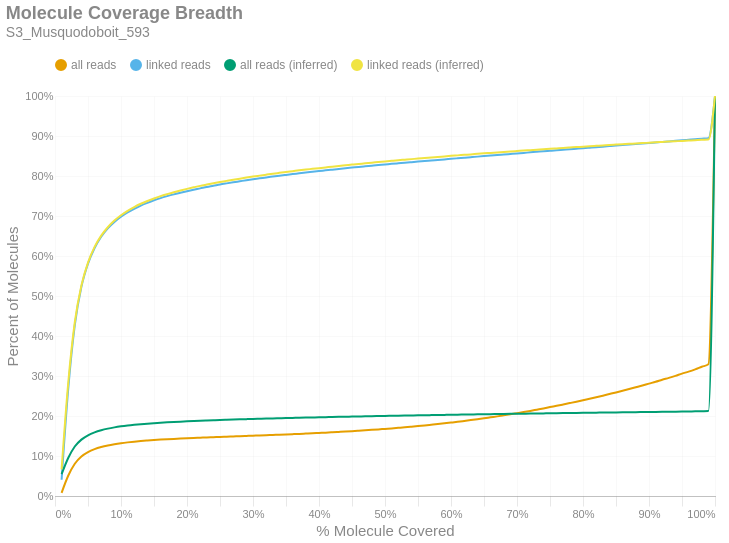

Notebook code for this chart:
### Markdown cell above
### Molecule Read Coverage
This chart shows molecule coverage breadth as computed by the number of bases aligned to that molecule. In other words, "*how much of each unique long molecule is actually sequenced/aligned?*" Keep in mind there is a distinction between sequences and alignments, since some sequences belonging to a particular molecule may not align well and wouldn't appear in the alignment data. This chart also shows molecule coverage breadth as computed by the *inferred fragment* from which the aligned sequences originate. Unlike read coverage, this calculation takes into account the total insert size, including unsequenced gaps between the forward and reverse reads. Like the previous figures, these are cumulative percents.

### Code cell
if SKIPLR:
    print_html(f"Skipped")
else:
    binned_df = consolidated_hist(valids['coverage_bp'], mask, 0.01, True)
    binned_df_inf = consolidated_hist(valids['coverage_inserts'], mask, 0.01, True)
    binned_df = binned_df.with_columns(pl.lit(binned_df_inf['all reads (cumsum)']).alias('all reads (inferred)'))
    binned_df = binned_df.with_columns(pl.lit(binned_df_inf['linked reads (cumsum)']).alias('linked reads (inferred)'))
    binned_df = binned_df.with_columns(
        (pl.col('bin').cast(pl.Float64) + 0.01).alias('right_edge')
    )

    with SafeRender(binned_df):
        (
            density_plot(binned_df, 'Molecule Coverage Breadth', samplename, 'molcov', ['all reads (inferred)','linked reads (inferred)'])
            .encode(
                #x=alt.X('bin:Q', title="% Molecule Covered").axis(format = '%').scale(padding=0),
                x=alt.X('right_edge:Q', title="% Molecule Covered").axis(format='%').scale(padding=0),
                y=alt.Y('value:Q', title='Percent of Molecules')
                    .axis(format='%')
                    .stack(False)
                    .scale(domainMin=0, padding=0),
                color=alt.Color("key:N").scale(domain = ["all reads", "linked reads", "all reads (inferred)", "linked reads (inferred)"]),
                tooltip = [
                    alt.Tooltip("key:N", title = "Data Type"),
                    alt.Tooltip("range_label:N", title="% Molecule Covered"),
                    alt.Tooltip("value:Q", format = ".2%", title="% Molecules")
                ]
            )
        ).display()

### Figure 1 — Vega-Lite specification as saved in the notebook (floating-point values rounded to 4 significant figures)
{"width": "container", "height": 400, "config": {"title": {"anchor": "start", "dy": -15, "fontSize": 18, "color": "#888888", "subtitleColor": "#888888", "subtitleFontSize": 14}, "arc": {"fill": "#0072B2"}, "axis": {"domainColor": "#888888", "domainWidth": 0.5, "gridWidth": 0.2, "grid": false, "titleFontWeight": 400, "titleFontSize": 15, "labelFontSize": 11, "labelColor": "#888888", "tickColor": "#888888", "tickWidth": 0.2, "titleColor": "#888888"}, "axisBand": {"grid": false}, "axisX": {"grid": true, "tickSize": 10, "domainCap": "round"}, "axisY": {"domain": false, "grid": true, "tickSize": 0, "domainCap": "round"}, "background": "transparent", "header": {"labelFontSize": 15, "labelColor": "#888888", "titleFontSize": 15, "titleFontWeight": 600, "titleColor": "#888888"}, "legend": {"labelFont": "sans-serif", "labelFontSize": 12, "labelColor": "#888888", "symbolSize": 100, "symbolType": "circle", "titleFontSize": 12, "titlePadding": 10, "titleColor": "#888888", "title": null, "orient": "top"}, "range": {"category": ["#E69F00", "#56B4E9", "#009E73", "#F0E442", "#0072B2", "#D55E00", "#CC79A7", "#000000"], "diverging": ["#cfe8f3", "#a2d4ec", "#73bfe2", "#46abdb", "#1696d2", "#12719e"]}, "area": {"fill": "#0072B2", "fillOpacity": 0.7, "line": true, "strokeOpacity": 0.7}, "line": {"color": "#0072B2", "stroke": "#0072B2", "strokeWidth": 2}, "trail": {"color": "#0072B2", "stroke": "#0072B2", "strokeWidth": 0, "size": 1}, "point": {"filled": true, "fillOpacity": 1.0, "size": 95}, "text": {"color": "#888888", "fontSize": 11, "align": "right", "fontWeight": 400, "size": 11}, "bar": {"fill": "#0072B2", "stroke": null}, "view": {"stroke": null, "continuousWidth": 660, "continuousHeight": 400}}, "data": {"name": "data-cd22e31d7a5c317472ed459a663655eb"}, "mark": {"type": "line", "interpolate": "monotone", "point": {"opacity": 0, "size": 275}}, "encoding": {"color": {"field": "key", "scale": {"domain": ["all reads", "linked reads", "all reads (inferred)", "linked reads (inferred)"]}, "type": "nominal"}, "tooltip": [{"field": "key", "title": "Data Type", "type": "nominal"}, {"field": "range_label", "title": "% Molecule Covered", "type": "nominal"}, {"field": "value", "format": ".2%", "title": "% Molecules", "type": "quantitative"}], "x": {"axis": {"format": "%"}, "field": "right_edge", "scale": {"padding": 0}, "title": "% Molecule Covered", "type": "quantitative"}, "y": {"axis": {"format": "%"}, "field": "value", "scale": {"domainMin": 0, "padding": 0}, "stack": false, "title": "Percent of Molecules", "type": "quantitative"}}, "params": [{"name": "param_c36ac31b6afebe62", "select": {"type": "point", "fields": ["key"]}, "bind": "legend"}], "title": {"text": "Molecule Coverage Breadth", "subtitle": "S3_Musquodoboit_593"}, "transform": [{"fold": ["all reads (cumsum)", "linked reads (cumsum)", "all reads (inferred)", "linked reads (inferred)"]}, {"calculate": "replace(datum.key, ' (cumsum)', '')", "as": "key"}, {"filter": {"param": "param_c36ac31b6afebe62"}}], "usermeta": {"embedOptions": {"downloadFileName": "S3_Musquodoboit_593.molcov"}}, "$schema": "https://vega.github.io/schema/vega-lite/v6.1.0.json", "datasets": {"data-cd22e31d7a5c317472ed459a663655eb": [{"bin": "0.0", "interval": "0.0-0.01", "all reads": 0.007922, "linked reads": 0.04053, "all reads (cumsum)": 0.007922, "linked reads (cumsum)": 0.04053, "range_label": "0.0-0.01", "all reads (inferred)": 0.05467, "linked reads (inferred)": 0.06668, "right_edge": 0.01}, {"bin": "0.01", "interval": "0.01-0.02", "all reads": 0.04268, "linked reads": 0.2265, "all reads (cumsum)": 0.0506, "linked reads (cumsum)": 0.267, "range_label": "0.01-0.02", "all reads (inferred)": 0.09513, "linked reads (inferred)": 0.282, "right_edge": 0.02}, {"bin": "0.02", "interval": "0.02-0.03", "all reads": 0.0301, "linked reads": 0.1601, "all reads (cumsum)": 0.0807, "linked reads (cumsum)": 0.4271, "range_label": "0.02-0.03", "all reads (inferred)": 0.1237, "linked reads (inferred)": 0.4344, "right_edge": 0.03}, {"bin": "0.03", "interval": "0.03-0.04", "all reads": 0.01802, "linked reads": 0.0956, "all reads (cumsum)": 0.09872, "linked reads (cumsum)": 0.5227, "range_label": "0.03-0.04", "all reads (inferred)": 0.1409, "linked reads (inferred)": 0.526, "right_edge": 0.04}, {"bin": "0.04", "interval": "0.04-0.05", "all reads": 0.01097, "linked reads": 0.05805, "all reads (cumsum)": 0.1097, "linked reads (cumsum)": 0.5808, "range_label": "0.04-0.05", "all reads (inferred)": 0.1517, "linked reads (inferred)": 0.5835, "right_edge": 0.05}, {"bin": "0.05", "interval": "0.05-0.06", "all reads": 0.00745, "linked reads": 0.03934, "all reads (cumsum)": 0.1171, "linked reads (cumsum)": 0.6201, "range_label": "0.05-0.06", "all reads (inferred)": 0.1592, "linked reads (inferred)": 0.6227, "right_edge": 0.06}, {"bin": "0.06", "interval": "0.06-0.07", "all reads": 0.005337, "linked reads": 0.02807, "all reads (cumsum)": 0.1225, "linked reads (cumsum)": 0.6482, "range_label": "0.06-0.07", "all reads (inferred)": 0.1645, "linked reads (inferred)": 0.6508, "right_edge": 0.07}, {"bin": "0.07", "interval": "0.07-0.08", "all reads": 0.003984, "linked reads": 0.02099, "all reads (cumsum)": 0.1265, "linked reads (cumsum)": 0.6692, "range_label": "0.07-0.08", "all reads (inferred)": 0.1685, "linked reads (inferred)": 0.6719, "right_edge": 0.08}, {"bin": "0.08", "interval": "0.08-0.09", "all reads": 0.003052, "linked reads": 0.01599, "all reads (cumsum)": 0.1295, "linked reads (cumsum)": 0.6851, "range_label": "0.08-0.09", "all reads (inferred)": 0.1716, "linked reads (inferred)": 0.6885, "right_edge": 0.09}, {"bin": "0.09", "interval": "0.09-0.1", "all reads": 0.002497, "linked reads": 0.01307, "all reads (cumsum)": 0.132, "linked reads (cumsum)": 0.6982, "range_label": "0.09-0.1", "all reads (inferred)": 0.1741, "linked reads (inferred)": 0.7019, "right_edge": 0.1}, {"bin": "0.1", "interval": "0.1-0.11", "all reads": 0.002051, "linked reads": 0.0107, "all reads (cumsum)": 0.1341, "linked reads (cumsum)": 0.7089, "range_label": "0.1-0.11", "all reads (inferred)": 0.1762, "linked reads (inferred)": 0.7131, "right_edge": 0.11}, {"bin": "0.11", "interval": "0.11-0.12", "all reads": 0.001744, "linked reads": 0.00906, "all reads (cumsum)": 0.1358, "linked reads (cumsum)": 0.718, "range_label": "0.11-0.12", "all reads (inferred)": 0.178, "linked reads (inferred)": 0.7224, "right_edge": 0.12}, {"bin": "0.12", "interval": "0.12-0.13", "all reads": 0.001569, "linked reads": 0.008155, "all reads (cumsum)": 0.1374, "linked reads (cumsum)": 0.7261, "range_label": "0.12-0.13", "all reads (inferred)": 0.1796, "linked reads (inferred)": 0.7306, "right_edge": 0.13}, {"bin": "0.13", "interval": "0.13-0.14", "all reads": 0.001312, "linked reads": 0.006808, "all reads (cumsum)": 0.1387, "linked reads (cumsum)": 0.7329, "range_label": "0.13-0.14", "all reads (inferred)": 0.1809, "linked reads (inferred)": 0.7376, "right_edge": 0.14}, {"bin": "0.14", "interval": "0.14-0.15", "all reads": 0.001215, "linked reads": 0.006274, "all reads (cumsum)": 0.1399, "linked reads (cumsum)": 0.7392, "range_label": "0.14-0.15", "all reads (inferred)": 0.1821, "linked reads (inferred)": 0.7438, "right_edge": 0.15}, {"bin": "0.15", "interval": "0.15-0.16", "all reads": 0.00108, "linked reads": 0.005562, "all reads (cumsum)": 0.141, "linked reads (cumsum)": 0.7448, "range_label": "0.15-0.16", "all reads (inferred)": 0.1832, "linked reads (inferred)": 0.7496, "right_edge": 0.16}, {"bin": "0.16", "interval": "0.16-0.17", "all reads": 0.0009489, "linked reads": 0.004857, "all reads (cumsum)": 0.1419, "linked reads (cumsum)": 0.7496, "range_label": "0.16-0.17", "all reads (inferred)": 0.1842, "linked reads (inferred)": 0.7547, "right_edge": 0.17}, {"bin": "0.17", "interval": "0.17-0.18", "all reads": 0.0008736, "linked reads": 0.004476, "all reads (cumsum)": 0.1428, "linked reads (cumsum)": 0.7541, "range_label": "0.17-0.18", "all reads (inferred)": 0.1851, "linked reads (inferred)": 0.7594, "right_edge": 0.18}, {"bin": "0.18", "interval": "0.18-0.19", "all reads": 0.0008125, "linked reads": 0.004071, "all reads (cumsum)": 0.1436, "linked reads (cumsum)": 0.7582, "range_label": "0.18-0.19", "all reads (inferred)": 0.1859, "linked reads (inferred)": 0.7637, "right_edge": 0.19}, {"bin": "0.19", "interval": "0.19-0.2", "all reads": 0.0007752, "linked reads": 0.003917, "all reads (cumsum)": 0.1444, "linked reads (cumsum)": 0.7621, "range_label": "0.19-0.2", "all reads (inferred)": 0.1867, "linked reads (inferred)": 0.7678, "right_edge": 0.2}, {"bin": "0.2", "interval": "0.2-0.21", "all reads": 0.00073, "linked reads": 0.003611, "all reads (cumsum)": 0.1451, "linked reads (cumsum)": 0.7657, "range_label": "0.2-0.21", "all reads (inferred)": 0.1874, "linked reads (inferred)": 0.7717, "right_edge": 0.21}, {"bin": "0.21", "interval": "0.21-0.22", "all reads": 0.0006815, "linked reads": 0.003386, "all reads (cumsum)": 0.1458, "linked reads (cumsum)": 0.7691, "range_label": "0.21-0.22", "all reads (inferred)": 0.1881, "linked reads (inferred)": 0.7754, "right_edge": 0.22}, {"bin": "0.22", "interval": "0.22-0.23", "all reads": 0.0007062, "linked reads": 0.003525, "all reads (cumsum)": 0.1465, "linked reads (cumsum)": 0.7726, "range_label": "0.22-0.23", "all reads (inferred)": 0.1888, "linked reads (inferred)": 0.7786, "right_edge": 0.23}, {"bin": "0.23", "interval": "0.23-0.24", "all reads": 0.0006174, "linked reads": 0.003007, "all reads (cumsum)": 0.1471, "linked reads (cumsum)": 0.7756, "range_label": "0.23-0.24", "all reads (inferred)": 0.1894, "linked reads (inferred)": 0.7818, "right_edge": 0.24}, {"bin": "0.24", "interval": "0.24-0.25", "all reads": 0.0006517, "linked reads": 0.00314, "all reads (cumsum)": 0.1478, "linked reads (cumsum)": 0.7788, "range_label": "0.24-0.25", "all reads (inferred)": 0.19, "linked reads (inferred)": 0.785, "right_edge": 0.25}, {"bin": "0.25", "interval": "0.25-0.26", "all reads": 0.0005818, "linked reads": 0.002805, "all reads (cumsum)": 0.1484, "linked reads (cumsum)": 0.7816, "range_label": "0.25-0.26", "all reads (inferred)": 0.1906, "linked reads (inferred)": 0.7878, "right_edge": 0.26}, {"bin": "0.26", "interval": "0.26-0.27", "all reads": 0.0005931, "linked reads": 0.002708, "all reads (cumsum)": 0.149, "linked reads (cumsum)": 0.7843, "range_label": "0.26-0.27", "all reads (inferred)": 0.1911, "linked reads (inferred)": 0.7907, "right_edge": 0.27}, {"bin": "0.27", "interval": "0.27-0.28", "all reads": 0.0005873, "linked reads": 0.002609, "all reads (cumsum)": 0.1495, "linked reads (cumsum)": 0.7869, "range_label": "0.27-0.28", "all reads (inferred)": 0.1916, "linked reads (inferred)": 0.7934, "right_edge": 0.28}, {"bin": "0.28", "interval": "0.28-0.29", "all reads": 0.0005977, "linked reads": 0.002624, "all reads (cumsum)": 0.1501, "linked reads (cumsum)": 0.7895, "range_label": "0.28-0.29", "all reads (inferred)": 0.1921, "linked reads (inferred)": 0.796, "right_edge": 0.29}, {"bin": "0.29", "interval": "0.29-0.3", "all reads": 0.0006007, "linked reads": 0.00246, "all reads (cumsum)": 0.1507, "linked reads (cumsum)": 0.792, "range_label": "0.29-0.3", "all reads (inferred)": 0.1926, "linked reads (inferred)": 0.7985, "right_edge": 0.3}, {"bin": "0.3", "interval": "0.3-0.31", "all reads": 0.0005814, "linked reads": 0.002199, "all reads (cumsum)": 0.1513, "linked reads (cumsum)": 0.7942, "range_label": "0.3-0.31", "all reads (inferred)": 0.1931, "linked reads (inferred)": 0.801, "right_edge": 0.31}, {"bin": "0.31", "interval": "0.31-0.32", "all reads": 0.0006245, "linked reads": 0.002318, "all reads (cumsum)": 0.1519, "linked reads (cumsum)": 0.7965, "range_label": "0.31-0.32", "all reads (inferred)": 0.1936, "linked reads (inferred)": 0.8033, "right_edge": 0.32}, {"bin": "0.32", "interval": "0.32-0.33", "all reads": 0.0006471, "linked reads": 0.002142, "all reads (cumsum)": 0.1526, "linked reads (cumsum)": 0.7986, "range_label": "0.32-0.33", "all reads (inferred)": 0.194, "linked reads (inferred)": 0.8057, "right_edge": 0.33}, {"bin": "0.33", "interval": "0.33-0.34", "all reads": 0.0006363, "linked reads": 0.002149, "all reads (cumsum)": 0.1532, "linked reads (cumsum)": 0.8008, "range_label": "0.33-0.34", "all reads (inferred)": 0.1944, "linked reads (inferred)": 0.8079, "right_edge": 0.34}, {"bin": "0.34", "interval": "0.34-0.35", "all reads": 0.0006559, "linked reads": 0.002009, "all reads (cumsum)": 0.1539, "linked reads (cumsum)": 0.8028, "range_label": "0.34-0.35", "all reads (inferred)": 0.1949, "linked reads (inferred)": 0.81, "right_edge": 0.35}, {"bin": "0.35", "interval": "0.35-0.36", "all reads": 0.0006743, "linked reads": 0.001967, "all reads (cumsum)": 0.1546, "linked reads (cumsum)": 0.8048, "range_label": "0.35-0.36", "all reads (inferred)": 0.1953, "linked reads (inferred)": 0.8121, "right_edge": 0.36}, {"bin": "0.36", "interval": "0.36-0.37", "all reads": 0.000689, "linked reads": 0.001955, "all reads (cumsum)": 0.1552, "linked reads (cumsum)": 0.8067, "range_label": "0.36-0.37", "all reads (inferred)": 0.1957, "linked reads (inferred)": 0.8142, "right_edge": 0.37}, {"bin": "0.37", "interval": "0.37-0.38", "all reads": 0.0007396, "linked reads": 0.001962, "all reads (cumsum)": 0.156, "linked reads (cumsum)": 0.8087, "range_label": "0.37-0.38", "all reads (inferred)": 0.1961, "linked reads (inferred)": 0.8161, "right_edge": 0.38}, {"bin": "0.38", "interval": "0.38-0.39", "all reads": 0.0007472, "linked reads": 0.001858, "all reads (cumsum)": 0.1567, "linked reads (cumsum)": 0.8105, "range_label": "0.38-0.39", "all reads (inferred)": 0.1964, "linked reads (inferred)": 0.8179, "right_edge": 0.39}, {"bin": "0.39", "interval": "0.39-0.4", "all reads": 0.000828, "linked reads": 0.001874, "all reads (cumsum)": 0.1576, "linked reads (cumsum)": 0.8124, "range_label": "0.39-0.4", "all reads (inferred)": 0.1968, "linked reads (inferred)": 0.8196, "right_edge": 0.4}, {"bin": "0.4", "interval": "0.4-0.41", "all reads": 0.0008079, "linked reads": 0.001685, "all reads (cumsum)": 0.1584, "linked reads (cumsum)": 0.8141, "range_label": "0.4-0.41", "all reads (inferred)": 0.1971, "linked reads (inferred)": 0.8215, "right_edge": 0.41}, {"bin": "0.41", "interval": "0.41-0.42", "all reads": 0.0009004, "linked reads": 0.001773, "all reads (cumsum)": 0.1593, "linked reads (cumsum)": 0.8159, "range_label": "0.41-0.42", "all reads (inferred)": 0.1975, "linked reads (inferred)": 0.8233, "right_edge": 0.42}, {"bin": "0.42", "interval": "0.42-0.43", "all reads": 0.0009376, "linked reads": 0.0018, "all reads (cumsum)": 0.1602, "linked reads (cumsum)": 0.8177, "range_label": "0.42-0.43", "all reads (inferred)": 0.1979, "linked reads (inferred)": 0.8251, "right_edge": 0.43}, {"bin": "0.43", "interval": "0.43-0.44", "all reads": 0.0009502, "linked reads": 0.001804, "all reads (cumsum)": 0.1612, "linked reads (cumsum)": 0.8195, "range_label": "0.43-0.44", "all reads (inferred)": 0.1982, "linked reads (inferred)": 0.8268, "right_edge": 0.44}, {"bin": "0.44", "interval": "0.44-0.45", "all reads": 0.0009912, "linked reads": 0.001584, "all reads (cumsum)": 0.1622, "linked reads (cumsum)": 0.821, "range_label": "0.44-0.45", "all reads (inferred)": 0.1986, "linked reads (inferred)": 0.8285, "right_edge": 0.45}, {"bin": "0.45", "interval": "0.45-0.46", "all reads": 0.001045, "linked reads": 0.001604, "all reads (cumsum)": 0.1632, "linked reads (cumsum)": 0.8227, "range_label": "0.45-0.46", "all reads (inferred)": 0.1989, "linked reads (inferred)": 0.8301, "right_edge": 0.46}, {"bin": "0.46", "interval": "0.46-0.47", "all reads": 0.001064, "linked reads": 0.001563, "all reads (cumsum)": 0.1643, "linked reads (cumsum)": 0.8242, "range_label": "0.46-0.47", "all reads (inferred)": 0.1992, "linked reads (inferred)": 0.8317, "right_edge": 0.47}, {"bin": "0.47", "interval": "0.47-0.48", "all reads": 0.001095, "linked reads": 0.001552, "all reads (cumsum)": 0.1654, "linked reads (cumsum)": 0.8258, "range_label": "0.47-0.48", "all reads (inferred)": 0.1995, "linked reads (inferred)": 0.8333, "right_edge": 0.48}, {"bin": "0.48", "interval": "0.48-0.49", "all reads": 0.001165, "linked reads": 0.001536, "all reads (cumsum)": 0.1665, "linked reads (cumsum)": 0.8273, "range_label": "0.48-0.49", "all reads (inferred)": 0.1999, "linked reads (inferred)": 0.8349, "right_edge": 0.49}, {"bin": "0.49", "interval": "0.49-0.5", "all reads": 0.001273, "linked reads": 0.001446, "all reads (cumsum)": 0.1678, "linked reads (cumsum)": 0.8288, "range_label": "0.49-0.5", "all reads (inferred)": 0.2002, "linked reads (inferred)": 0.8365, "right_edge": 0.5}, {"bin": "0.5", "interval": "0.5-0.51", "all reads": 0.001223, "linked reads": 0.001579, "all reads (cumsum)": 0.169, "linked reads (cumsum)": 0.8303, "range_label": "0.5-0.51", "all reads (inferred)": 0.2005, "linked reads (inferred)": 0.838, "right_edge": 0.51}, {"bin": "0.51", "interval": "0.51-0.52", "all reads": 0.001371, "linked reads": 0.001388, "all reads (cumsum)": 0.1704, "linked reads (cumsum)": 0.8317, "range_label": "0.51-0.52", "all reads (inferred)": 0.2008, "linked reads (inferred)": 0.8394, "right_edge": 0.52}, {"bin": "0.52", "interval": "0.52-0.53", "all reads": 0.001378, "linked reads": 0.001329, "all reads (cumsum)": 0.1718, "linked reads (cumsum)": 0.833, "range_label": "0.52-0.53", "all reads (inferred)": 0.2011, "linked reads (inferred)": 0.8408, "right_edge": 0.53}, {"bin": "0.53", "interval": "0.53-0.54", "all reads": 0.001496, "linked reads": 0.001473, "all reads (cumsum)": 0.1733, "linked reads (cumsum)": 0.8345, "range_label": "0.53-0.54", "all reads (inferred)": 0.2014, "linked reads (inferred)": 0.8422, "right_edge": 0.54}, {"bin": "0.54", "interval": "0.54-0.55", "all reads": 0.001547, "linked reads": 0.001518, "all reads (cumsum)": 0.1748, "linked reads (cumsum)": 0.836, "range_label": "0.54-0.55", "all reads (inferred)": 0.2017, "linked reads (inferred)": 0.8436, "right_edge": 0.55}, {"bin": "0.55", "interval": "0.55-0.56", "all reads": 0.001598, "linked reads": 0.001275, "all reads (cumsum)": 0.1764, "linked reads (cumsum)": 0.8373, "range_label": "0.55-0.56", "all reads (inferred)": 0.2019, "linked reads (inferred)": 0.8449, "right_edge": 0.56}, {"bin": "0.56", "interval": "0.56-0.57", "all reads": 0.001692, "linked reads": 0.001446, "all reads (cumsum)": 0.1781, "linked reads (cumsum)": 0.8388, "range_label": "0.56-0.57", "all reads (inferred)": 0.2022, "linked reads (inferred)": 0.8463, "right_edge": 0.57}, {"bin": "0.57", "interval": "0.57-0.58", "all reads": 0.001705, "linked reads": 0.001365, "all reads (cumsum)": 0.1798, "linked reads (cumsum)": 0.8401, "range_label": "0.57-0.58", "all reads (inferred)": 0.2025, "linked reads (inferred)": 0.8476, "right_edge": 0.58}, {"bin": "0.58", "interval": "0.58-0.59", "all reads": 0.001816, "linked reads": 0.001408, "all reads (cumsum)": 0.1816, "linked reads (cumsum)": 0.8415, "range_label": "0.58-0.59", "all reads (inferred)": 0.2028, "linked reads (inferred)": 0.849, "right_edge": 0.59}, {"bin": "0.59", "interval": "0.59-0.6", "all reads": 0.001899, "linked reads": 0.001376, "all reads (cumsum)": 0.1835, "linked reads (cumsum)": 0.8429, "range_label": "0.59-0.6", "all reads (inferred)": 0.2031, "linked reads (inferred)": 0.8504, "right_edge": 0.6}, {"bin": "0.6", "interval": "0.6-0.61", "all reads": 0.001941, "linked reads": 0.00139, "all reads (cumsum)": 0.1855, "linked reads (cumsum)": 0.8443, "range_label": "0.6-0.61", "all reads (inferred)": 0.2033, "linked reads (inferred)": 0.8516, "right_edge": 0.61}, {"bin": "0.61", "interval": "0.61-0.62", "all reads": 0.00212, "linked reads": 0.001392, "all reads (cumsum)": 0.1876, "linked reads (cumsum)": 0.8457, "range_label": "0.61-0.62", "all reads (inferred)": 0.2036, "linked reads (inferred)": 0.8528, "right_edge": 0.62}, {"bin": "0.62", "interval": "0.62-0.63", "all reads": 0.002159, "linked reads": 0.001383, "all reads (cumsum)": 0.1897, "linked reads (cumsum)": 0.8471, "range_label": "0.62-0.63", "all reads (inferred)": 0.2038, "linked reads (inferred)": 0.854, "right_edge": 0.63}, {"bin": "0.63", "interval": "0.63-0.64", "all reads": 0.002207, "linked reads": 0.001367, "all reads (cumsum)": 0.1919, "linked reads (cumsum)": 0.8484, "range_label": "0.63-0.64", "all reads (inferred)": 0.2041, "linked reads (inferred)": 0.8554, "right_edge": 0.64}, {"bin": "0.64", "interval": "0.64-0.65", "all reads": 0.002258, "linked reads": 0.001309, "all reads (cumsum)": 0.1942, "linked reads (cumsum)": 0.8497, "range_label": "0.64-0.65", "all reads (inferred)": 0.2044, "linked reads (inferred)": 0.8566, "right_edge": 0.65}, {"bin": "0.65", "interval": "0.65-0.66", "all reads": 0.00246, "linked reads": 0.001243, "all reads (cumsum)": 0.1967, "linked reads (cumsum)": 0.851, "range_label": "0.65-0.66", "all reads (inferred)": 0.2046, "linked reads (inferred)": 0.8578, "right_edge": 0.66}, {"bin": "0.66", "interval": "0.66-0.67", "all reads": 0.002421, "linked reads": 0.001284, "all reads (cumsum)": 0.1991, "linked reads (cumsum)": 0.8523, "range_label": "0.66-0.67", "all reads (inferred)": 0.2049, "linked reads (inferred)": 0.859, "right_edge": 0.67}, {"bin": "0.67", "interval": "0.67-0.68", "all reads": 0.002575, "linked reads": 0.001381, "all reads (cumsum)": 0.2017, "linked reads (cumsum)": 0.8537, "range_label": "0.67-0.68", "all reads (inferred)": 0.2051, "linked reads (inferred)": 0.8602, "right_edge": 0.68}, {"bin": "0.68", "interval": "0.68-0.69", "all reads": 0.002628, "linked reads": 0.001349, "all reads (cumsum)": 0.2043, "linked reads (cumsum)": 0.855, "range_label": "0.68-0.69", "all reads (inferred)": 0.2054, "linked reads (inferred)": 0.8612, "right_edge": 0.69}, {"bin": "0.69", "interval": "0.69-0.7", "all reads": 0.002823, "linked reads": 0.001354, "all reads (cumsum)": 0.2071, "linked reads (cumsum)": 0.8564, "range_label": "0.69-0.7", "all reads (inferred)": 0.2056, "linked reads (inferred)": 0.8624, "right_edge": 0.7}, {"bin": "0.7", "interval": "0.7-0.71", "all reads": 0.002801, "linked reads": 0.001388, "all reads (cumsum)": 0.2099, "linked reads (cumsum)": 0.8577, "range_label": "0.7-0.71", "all reads (inferred)": 0.2058, "linked reads (inferred)": 0.8636, "right_edge": 0.71}, {"bin": "0.71", "interval": "0.71-0.72", "all reads": 0.002846, "linked reads": 0.001334, "all reads (cumsum)": 0.2128, "linked reads (cumsum)": 0.8591, "range_label": "0.71-0.72", "all reads (inferred)": 0.2061, "linked reads (inferred)": 0.8646, "right_edge": 0.72}, {"bin": "0.72", "interval": "0.72-0.73", "all reads": 0.003075, "linked reads": 0.001374, "all reads (cumsum)": 0.2158, "linked reads (cumsum)": 0.8605, "range_label": "0.72-0.73", "all reads (inferred)": 0.2063, "linked reads (inferred)": 0.8658, "right_edge": 0.73}, {"bin": "0.73", "interval": "0.73-0.74", "all reads": 0.003082, "linked reads": 0.001394, "all reads (cumsum)": 0.2189, "linked reads (cumsum)": 0.8619, "range_label": "0.73-0.74", "all reads (inferred)": 0.2065, "linked reads (inferred)": 0.8668, "right_edge": 0.74}, {"bin": "0.74", "interval": "0.74-0.75", "all reads": 0.003377, "linked reads": 0.001216, "all reads (cumsum)": 0.2223, "linked reads (cumsum)": 0.8631, "range_label": "0.74-0.75", "all reads (inferred)": 0.2068, "linked reads (inferred)": 0.868, "right_edge": 0.75}, {"bin": "0.75", "interval": "0.75-0.76", "all reads": 0.003154, "linked reads": 0.001234, "all reads (cumsum)": 0.2254, "linked reads (cumsum)": 0.8643, "range_label": "0.75-0.76", "all reads (inferred)": 0.207, "linked reads (inferred)": 0.869, "right_edge": 0.76}, {"bin": "0.76", "interval": "0.76-0.77", "all reads": 0.003385, "linked reads": 0.001316, "all reads (cumsum)": 0.2288, "linked reads (cumsum)": 0.8656, "range_label": "0.76-0.77", "all reads (inferred)": 0.2072, "linked reads (inferred)": 0.8701, "right_edge": 0.77}, {"bin": "0.77", "interval": "0.77-0.78", "all reads": 0.003471, "linked reads": 0.001286, "all reads (cumsum)": 0.2323, "linked reads (cumsum)": 0.8669, "range_label": "0.77-0.78", "all reads (inferred)": 0.2075, "linked reads (inferred)": 0.8711, "right_edge": 0.78}, {"bin": "0.78", "interval": "0.78-0.79", "all reads": 0.003544, "linked reads": 0.001356, "all reads (cumsum)": 0.2358, "linked reads (cumsum)": 0.8683, "range_label": "0.78-0.79", "all reads (inferred)": 0.2077, "linked reads (inferred)": 0.8722, "right_edge": 0.79}, {"bin": "0.79", "interval": "0.79-0.8", "all reads": 0.003753, "linked reads": 0.001338, "all reads (cumsum)": 0.2396, "linked reads (cumsum)": 0.8696, "range_label": "0.79-0.8", "all reads (inferred)": 0.2079, "linked reads (inferred)": 0.8733, "right_edge": 0.8}, {"bin": "0.8", "interval": "0.8-0.81", "all reads": 0.003549, "linked reads": 0.001268, "all reads (cumsum)": 0.2431, "linked reads (cumsum)": 0.8709, "range_label": "0.8-0.81", "all reads (inferred)": 0.2082, "linked reads (inferred)": 0.8744, "right_edge": 0.81}, {"bin": "0.81", "interval": "0.81-0.82", "all reads": 0.003734, "linked reads": 0.001264, "all reads (cumsum)": 0.2469, "linked reads (cumsum)": 0.8721, "range_label": "0.81-0.82", "all reads (inferred)": 0.2084, "linked reads (inferred)": 0.8754, "right_edge": 0.82}, {"bin": "0.82", "interval": "0.82-0.83", "all reads": 0.003932, "linked reads": 0.001185, "all reads (cumsum)": 0.2508, "linked reads (cumsum)": 0.8733, "range_label": "0.82-0.83", "all reads (inferred)": 0.2086, "linked reads (inferred)": 0.8764, "right_edge": 0.83}, {"bin": "0.83", "interval": "0.83-0.84", "all reads": 0.004072, "linked reads": 0.001392, "all reads (cumsum)": 0.2549, "linked reads (cumsum)": 0.8747, "range_label": "0.83-0.84", "all reads (inferred)": 0.2088, "linked reads (inferred)": 0.8775, "right_edge": 0.84}, {"bin": "0.84", "interval": "0.84-0.85", "all reads": 0.004082, "linked reads": 0.001363, "all reads (cumsum)": 0.259, "linked reads (cumsum)": 0.8761, "range_label": "0.84-0.85", "all reads (inferred)": 0.209, "linked reads (inferred)": 0.8785, "right_edge": 0.85}, {"bin": "0.85", "interval": "0.85-0.86", "all reads": 0.004174, "linked reads": 0.001271, "all reads (cumsum)": 0.2631, "linked reads (cumsum)": 0.8773, "range_label": "0.85-0.86", "all reads (inferred)": 0.2092, "linked reads (inferred)": 0.8794, "right_edge": 0.86}, {"bin": "0.86", "interval": "0.86-0.87", "all reads": 0.004247, "linked reads": 0.001228, "all reads (cumsum)": 0.2674, "linked reads (cumsum)": 0.8786, "range_label": "0.86-0.87", "all reads (inferred)": 0.2094, "linked reads (inferred)": 0.8803, "right_edge": 0.87}, {"bin": "0.87", "interval": "0.87-0.88", "all reads": 0.004441, "linked reads": 0.001365, "all reads (cumsum)": 0.2718, "linked reads (cumsum)": 0.8799, "range_label": "0.87-0.88", "all reads (inferred)": 0.2097, "linked reads (inferred)": 0.8814, "right_edge": 0.88}, {"bin": "0.88", "interval": "0.88-0.89", "all reads": 0.004455, "linked reads": 0.001232, "all reads (cumsum)": 0.2763, "linked reads (cumsum)": 0.8812, "range_label": "0.88-0.89", "all reads (inferred)": 0.2099, "linked reads (inferred)": 0.8822, "right_edge": 0.89}, {"bin": "0.89", "interval": "0.89-0.9", "all reads": 0.004707, "linked reads": 0.001442, "all reads (cumsum)": 0.281, "linked reads (cumsum)": 0.8826, "range_label": "0.89-0.9", "all reads (inferred)": 0.2101, "linked reads (inferred)": 0.8832, "right_edge": 0.9}, {"bin": "0.9", "interval": "0.9-0.91", "all reads": 0.004511, "linked reads": 0.001259, "all reads (cumsum)": 0.2855, "linked reads (cumsum)": 0.8839, "range_label": "0.9-0.91", "all reads (inferred)": 0.2103, "linked reads (inferred)": 0.8841, "right_edge": 0.91}, {"bin": "0.91", "interval": "0.91-0.92", "all reads": 0.005139, "linked reads": 0.001325, "all reads (cumsum)": 0.2906, "linked reads (cumsum)": 0.8852, "range_label": "0.91-0.92", "all reads (inferred)": 0.2105, "linked reads (inferred)": 0.885, "right_edge": 0.92}, {"bin": "0.92", "interval": "0.92-0.93", "all reads": 0.004597, "linked reads": 0.001343, "all reads (cumsum)": 0.2952, "linked reads (cumsum)": 0.8865, "range_label": "0.92-0.93", "all reads (inferred)": 0.2107, "linked reads (inferred)": 0.886, "right_edge": 0.93}, {"bin": "0.93", "interval": "0.93-0.94", "all reads": 0.005069, "linked reads": 0.001345, "all reads (cumsum)": 0.3003, "linked reads (cumsum)": 0.8879, "range_label": "0.93-0.94", "all reads (inferred)": 0.2109, "linked reads (inferred)": 0.8869, "right_edge": 0.94}, {"bin": "0.94", "interval": "0.94-0.95", "all reads": 0.005638, "linked reads": 0.001286, "all reads (cumsum)": 0.3059, "linked reads (cumsum)": 0.8892, "range_label": "0.94-0.95", "all reads (inferred)": 0.2111, "linked reads (inferred)": 0.8877, "right_edge": 0.95}, {"bin": "0.95", "interval": "0.95-0.96", "all reads": 0.004883, "linked reads": 0.00132, "all reads (cumsum)": 0.3108, "linked reads (cumsum)": 0.8905, "range_label": "0.95-0.96", "all reads (inferred)": 0.2114, "linked reads (inferred)": 0.8887, "right_edge": 0.96}, {"bin": "0.96", "interval": "0.96-0.97", "all reads": 0.005684, "linked reads": 0.001327, "all reads (cumsum)": 0.3165, "linked reads (cumsum)": 0.8918, "range_label": "0.96-0.97", "all reads (inferred)": 0.2116, "linked reads (inferred)": 0.8896, "right_edge": 0.97}, {"bin": "0.97", "interval": "0.97-0.98", "all reads": 0.006517, "linked reads": 0.001289, "all reads (cumsum)": 0.323, "linked reads (cumsum)": 0.8931, "range_label": "0.97-0.98", "all reads (inferred)": 0.2119, "linked reads (inferred)": 0.8905, "right_edge": 0.98}, {"bin": "0.98", "interval": "0.98-0.99", "all reads": 0.006167, "linked reads": 0.001512, "all reads (cumsum)": 0.3292, "linked reads (cumsum)": 0.8946, "range_label": "0.98-0.99", "all reads (inferred)": 0.2122, "linked reads (inferred)": 0.891, "right_edge": 0.99}, {"bin": "0.99", "interval": "0.99-1.0", "all reads": 0.6708, "linked reads": 0.1054, "all reads (cumsum)": 1.0, "linked reads (cumsum)": 1.0, "range_label": "0.99-1.0", "all reads (inferred)": 1.0, "linked reads (inferred)": 1.0, "right_edge": 1.0}]}}
